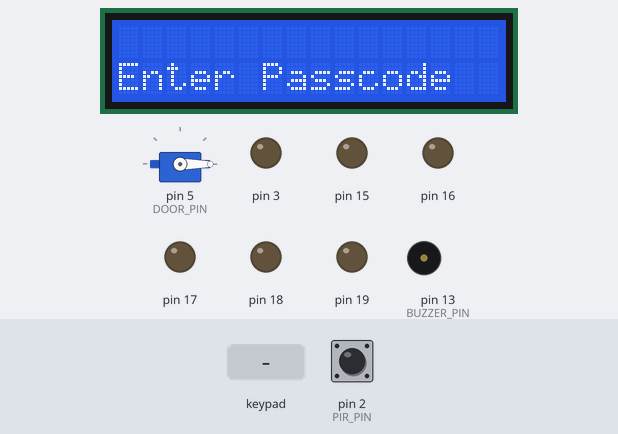
A program run on a simulated Arduino Uno, built with avr-gcc and run on an emulated ATmega328P. On the bench: 16×2 character LCD, servo, output pins drawn as LEDs (lit = HIGH), buzzer (waves = sounding, pin HIGH). The inputs (shaded band) are chosen by the test bench; at power-on: pin 2 (PIR_PIN) LOW. Sleep ends after the set time or at an interrupt; EEPROM starts erased; what the program prints to the serial monitor is not drawn.

Above: at 1.3 s.
1.4 s: keypad keys 1 2 1 1 1 0 9 A pressed 0.4 s apart
At 5.0 s:
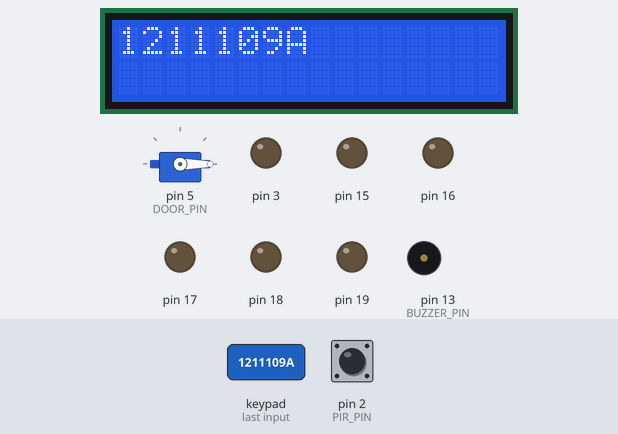
6.1 s: key 'B' pressed
At 7.2 s:
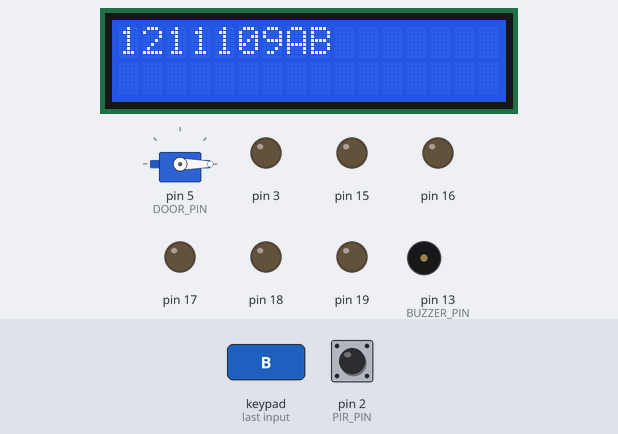
7.6 s: key 'C' pressed
At 8.0 s:
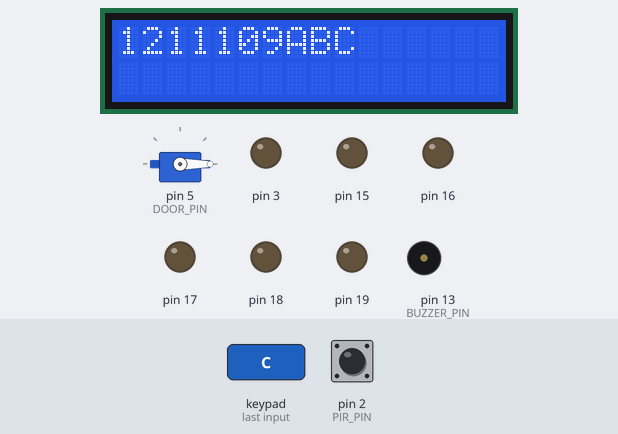
9.1 s: keypad keys 1 2 1 1 1 0 9 D pressed 0.4 s apart
At 12.7 s:
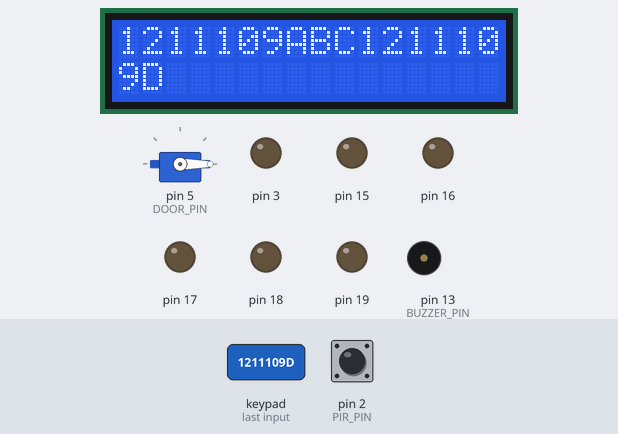
13.8 s: keypad keys 8 7 6 4 # pressed 0.4 s apart
At 16.4 s:
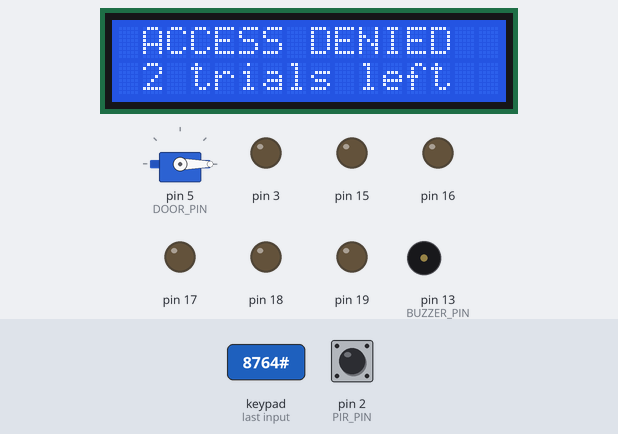
17.3 s: key 'D' pressed
At 17.6 s:
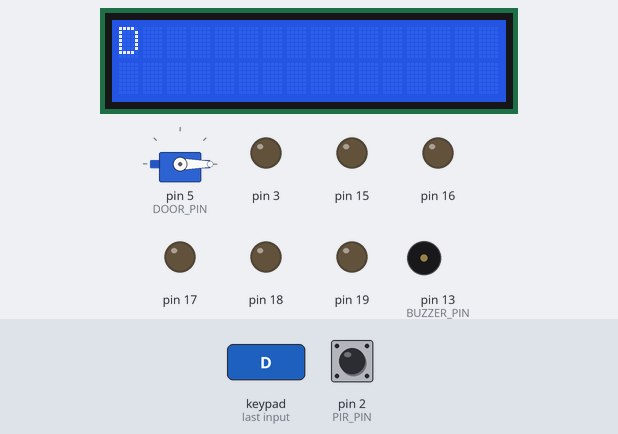
Timing chart, 0 to 20.3 s (numbered marks = the images above; inputs shaded):
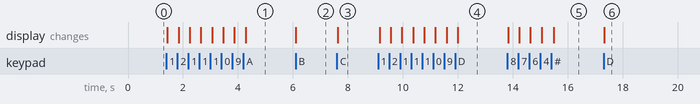

The program:

main.cpp
```cpp
#include <Arduino.h>
#include <avr/wdt.h>

#include <LiquidCrystal.h>
#include <Servo.h>
#include <Keypad.h>
#include <EEPROM.h>
#include "keypadLCD_com.h"
#include "passcode.h"

#include <avr/sleep.h>
#include <avr/interrupt.h>
#include "pir.h"


void setup()
{
    Serial.begin(9600);
    wdt_enable(WDTO_4S);    // Reliable Programming (fault tolerance)
    lowpower_init();
    lcd_init();
    door_init();
    LDR_init();
    alarm_init();
    writePasscode();
    pir_init();
    Awake_timer_init();
    sei();
}

void loop()
{
    if (motionDetected){
        get_input();
        detectTampering();
    }
    else{
        sleepnow();
    }
    wdt_reset();
}
```

alarm.h
```cpp
#ifndef _ALARM_H_
#define _ALARM_H_

#include <Arduino.h>

#define BUZZER_PIN 13

void alarm_init();
void alarmON();
void alarmOFF();

#endif
```

door.h
```cpp
#ifndef _DOOR_H_
#define _DOOR_H_

// definitions
#define DOOR_PIN 5
#define CLOSE_POS 0 // 0-180 degrees
#define OPEN_POS 90 // 0-180 degrees


// libraries
#include <Servo.h>

// external variables
extern Servo door;
extern bool isLocked;

// Functions declerations
void door_init();
void open_door();
void close_door();

#endif
```

passcode.h
```cpp
#ifndef _PASSCODE_H_
#define _PASSCODE_H_

#include <EEPROM.h>
#include <Arduino.h>

#define MAX_PASSCODE_LENGTH 32
#define PASSCODE "1234ABCD\0"   // length less than MAX_PASSCODE_LENGTH
#define ADDRESS 55

extern char Passcode[];

// Function Decleration
void writePasscode();
void readPasscode();
bool checkPasscode(char x[33]);


#endif
```

pir.h
```cpp
#ifndef _PIR_H_
#define _PIR_H_

#define PIR_PIN 2 // INT 0
#define AWAKE_TIME  3   // no activity awake time in seconds

#include <avr/sleep.h>  // for sleep modes
#include <avr/interrupt.h>  // for interrupts
#include <avr/wdt.h>
#include <Arduino.h>

extern volatile uint8_t seconds;
extern volatile uint8_t overflow;
extern volatile bool motionDetected;

void pir_init();
void sleepnow();
void lowpower_init();
void Awake_timer_init();
void reset_awake_timer();
void disable_awake_timer();
void enable_awake_timer();
#endif
```

tamper_detection.h
```cpp
#ifndef _TAMPER_DETECTION_H_
#define _TAMPER_DETECTION_H_

#include <Arduino.h>

//#define OPAMP_COMPARATOR    // comment if using LDR as analog input
#define LDR_PIN A0
#define LDR_THRESHOLD 64   //ldr input bin threshold ADC value


extern bool tampered;

void LDR_init();
unsigned short readLDR();
bool detectTampering();


#endif
```

alarm.cpp
```cpp
#include "alarm.h"


void alarm_init()
{
    pinMode(BUZZER_PIN, OUTPUT);
    alarmOFF();
}


void alarmON()
{
    digitalWrite(BUZZER_PIN, HIGH);
}

void alarmOFF()
{
    digitalWrite(BUZZER_PIN, LOW);
}
```

door.cpp
```cpp
#include "door.h"

Servo door;
bool isLocked;

void door_init()
{
    door.attach(DOOR_PIN);
    close_door();
    isLocked = true;
}

void open_door()
{
    door.write(OPEN_POS);
    isLocked = false;
}

void close_door()
{
    door.write(CLOSE_POS);
    isLocked = true;
}
```

passcode.cpp
```cpp
#include "passcode.h"

char Passcode[33];

bool Reliable()    // Reliable Programming (fault tolerance)
{
    return (MAX_PASSCODE_LENGTH < 1024 && ADDRESS >= 0 && ADDRESS < (1024-MAX_PASSCODE_LENGTH) && strlen(PASSCODE) < MAX_PASSCODE_LENGTH);
}

void writePasscode()
{
    if (Reliable())
    {
        EEPROM.put(ADDRESS, PASSCODE);
    }
}

void readPasscode()
{
    if (Reliable())
    {
        for (short i = 0; i <= MAX_PASSCODE_LENGTH; i++)
        {
            Passcode[i] = EEPROM.read(ADDRESS+i);
        }
    }
}

bool checkPasscode(char x[33])
{
    readPasscode();
    return String(x).equals(String(Passcode));
}
```

pir.cpp
```cpp
#include "pir.h"
#include "keypadLCD_com.h"


volatile uint8_t seconds = 0;
volatile uint8_t overflow = 0;
volatile bool motionDetected = true;

void pir_init(){
    pinMode(PIR_PIN, INPUT);
    digitalWrite(PIR_PIN, LOW);
}

void lowpower_init(){
    //  Save power by writing all Digital IO LOW
    for (int i = 0; i < 20; i++)
    {
        pinMode(i, OUTPUT);
    }

    // Disabling ADC (Reduces Power consumption Drastically)
    ADCSRA &= ~(1<<ADEN);

    // enable low power sleep mode
    SMCR |= (1<<SM1);
    SMCR |= (1<<SE);

    // Configure INT0 (D2) for rising edge detection
    EICRA |= (1 << ISC01) | (1 << ISC00); // Set ISC01 and ISC00 for rising edge
    EIMSK |= (1 << INT0);                 // Enable external interrupt INT0

    //delay(2000);  // Allow PIR sensor stabilization
    //Serial.println("System ready");
}

void Awake_timer_init(){
    // Configure timer 2 to disable sleep mode after AWAKE_TIME of inactivity
    // TCCR1B |= (1<<WGM12);   // CTC mode
    // OCR1A = 15624;  // 1 second on clk/1024 prescale
    seconds = 0;    // seconds counter
    overflow = 0;   // overflows counter
    TIMSK2 |= (1<<TOIE2);  // enable overflow interrupt

    TCCR2B |= (1<<CS22) | (1<<CS21) | (1<<CS20);    // start timer with clk/1024 prescale
}

void reset_awake_timer()
{
    TCNT2 = 0;
    seconds = 0;
    overflow = 0;
}

void disable_awake_timer()
{
    TCCR2B &= ~(7); // disable the timer
    TCNT2 = 0;
    seconds = 0;
    overflow = 0;
}

void enable_awake_timer()
{
    TCNT2 = 0;
    seconds = 0;
    overflow = 0;
    TCCR2B |= (1<<CS22) | (1<<CS21) | (1<<CS20);    // start timer with clk/1024 prescale
}


// void sleepnow() {
//     // Disable peripherals
//     Serial.println("Entering sleep mode...");
//     lcd.noDisplay();
//     //ADCSRA &= ~(1 << ADEN);              // Disable ADC

//     // Configure sleep mode
//     cli();
//     set_sleep_mode(SLEEP_MODE_PWR_DOWN);
//     // Almost all system clocks and peripherals are stopped, except for external interrupts, watchdog timer, or pin change interrupts.
//     sleep_enable();

//     // Enable interrupts and enter sleep mode
//     sei();
//     sleep_cpu();

//     // MCU is asleep and will wake up on interrupt
//     sleep_disable(); // Disable sleep after wake-up
//     //ADCSRA |= (1 << ADEN); // Re-enable ADC after waking up
//     lcd.display();         // Turn on the LCD
// }


void sleepnow() {
    // Disable peripherals
    Serial.println("Entering sleep mode...");
    lcd.noDisplay();
    lcd.noBacklight();
    //disable ADC
    #ifndef OPAMP_COMPARATOR
    ADCSRA &= ~(1 << ADEN); // Disable ADC before sleeping
    #endif

    // Disable Brown out detection unit (BOD) while sleeping
    MCUCR |= (3<<5);    // set both BODS and BODSE at the same time
    MCUCR = (MCUCR & ~(1<<BODSE)) | (1 << BODS);    // the set the BODS bit and clear the BODSE bit at the same time
    wdt_disable();
    __asm__ __volatile__("sleep");    //sleep_cpu();

    #ifndef OPAMP_COMPARATOR
    ADCSRA |= (1 << ADEN); // Re-enable ADC after waking up
    delay(200);
    #endif
    lcd.display();         // Turn on the LCD
}


ISR(INT0_vect) {
    wdt_enable(WDTO_4S);
    motionDetected = true;  // Set the flag when motion is detected
    EIMSK &= ~(1 << INT0);                 // disable external interrupt INT0
    reset_awake_timer();
    enable_awake_timer();
}


ISR(TIMER2_OVF_vect){
    overflow++;
    if (overflow == 60) // aproximately 1 second equals 60 overflows
    {
        if (seconds < AWAKE_TIME)
        {
            overflow = 0;
            seconds++;
            Serial.println(seconds);
        }
        else
        {
            motionDetected = false;
            EIMSK |= (1 << INT0);                 // Enable external interrupt INT0
            disable_awake_timer();
        }
    }
}
```

tamper_detection.cpp
```cpp
#include "tamper_detection.h"

bool tampered = false;

void LDR_init()
{
    pinMode(LDR_PIN, INPUT);
    tampered = false;
}

unsigned short readLDR()
{
    unsigned short light[3];    // take three readings - Reliable Programmin (fault tolerance)

    #ifdef OPAMP_COMPARATOR

    // for (int i = 0; i < 3; i++)
    // {
    //     light[i] = digitalRead(LDR_PIN);
    //     delay(50);
    // }

    // Loop unrolling (Reliable Programming (low power))
    light[0] = digitalRead(LDR_PIN);
    delay(50);
    light[1] = digitalRead(LDR_PIN);
    delay(50);
    light[2] = digitalRead(LDR_PIN);

    return light[0]^light[1]^light[2];  // XOR voting agorithm


    #else
    // for (int i = 0; i < 3; i++)
    // {
    //     light[i] = analogRead(LDR_PIN);
    //     delay(50);
    // }

    // Loop unrolling (Reliable Programming (low power))
    light[0] = analogRead(LDR_PIN);
    delay(50);
    light[1] = analogRead(LDR_PIN);
    delay(50);
    light[2] = analogRead(LDR_PIN);

    // Sort the light array using a simple comparison-based method (without looping (bubble sort))
    if (light[0] > light[1]) {
        unsigned short temp = light[0];
        light[0] = light[1];
        light[1] = temp;
    }
    if (light[1] > light[2]) {
        unsigned short temp = light[1];
        light[1] = light[2];
        light[2] = temp;
    }
    if (light[0] > light[1]) {
        unsigned short temp = light[0];
        light[0] = light[1];
        light[1] = temp;
    }

    return light[1];    // return the median value
    #endif
}


bool detectTampering()
{
    #ifdef OPAMP_COMPARATOR
    tampered = (bool)(readLDR()|tampered);
    return tampered;
    #else
    tampered = (bool)((readLDR() > (unsigned short)LDR_THRESHOLD)|tampered);
    return tampered;
    #endif
}
```

keypadLCD_com.h
```cpp
#ifndef _KEYPADLCD_COM_H_
#define _KEYPADLCD_COM_H_

#define MAX_TRIALS 3    // define maximum number of wrong passcode trials here
#define I2C_LCD         // unComment if using i2c lcd
#ifdef I2C_LCD
#define LCD_I2C_ADDR 0x27
#endif
#define LCD_ROWS 2      // define number of rows in the lcd here
#define LCD_COLS 16     // define number of columns in the lcd here

#include <Keypad.h>
#include <LiquidCrystal.h>
#include <LiquidCrystal_I2C.h>
#include "door.h"
#include "passcode.h"
#include "tamper_detection.h"
#include "alarm.h"
#include "pir.h"

// Keypad setup
extern const byte ROWS;
extern const byte COLS;
extern char keys[4][4];
extern byte rowPins[4];
extern byte colPins[4];
extern Keypad keypad;

// LCD setup
#ifdef I2C_LCD
extern LiquidCrystal_I2C lcd;
#else
extern const byte rs, en, d4, d5, d6, d7;
extern LiquidCrystal lcd;
#endif
extern char buffer[MAX_PASSCODE_LENGTH];
extern byte counter;
extern byte trial_count;

// Functions Declarations
void lcd_init(void);
void display_input(const char x);
void get_input(void);
void clear(void);
bool checkInput(char x);


#endif
```

keypadLCD_com.cpp
```cpp
#include "keypadLCD_com.h"


// Keypad setup
const byte ROWS = 4;
const byte COLS = 4;
char keys[ROWS][COLS] = {
    {'1', '2', '3', 'A'},
    {'4', '5', '6', 'B'},
    {'7', '8', '9', 'C'},
    {'*', '0', '#', 'D'}};
byte rowPins[ROWS] = {12, 11, 10, 9};
byte colPins[COLS] = {8, 7, 6, 4};
Keypad keypad = Keypad(makeKeymap(keys), rowPins, colPins, ROWS, COLS);

// LCD setup
#ifdef I2C_LCD
LiquidCrystal_I2C lcd(LCD_I2C_ADDR, LCD_COLS, LCD_ROWS);
#else
const byte rs = 12, en = 11, d4 = 10, d5 = 9, d6 = 8, d7 = 7;
LiquidCrystal lcd(rs, en, d4, d5, d6, d7);
#endif
char buffer[MAX_PASSCODE_LENGTH] = {0};
byte counter = 0;
byte trial = 0;
bool isBlocked = false;

void lcd_init(void)
{
    #ifdef I2C_LCD
    lcd.init();
    //lcd.backlight();
    #else
    lcd.begin(LCD_COLS,LCD_ROWS);
    #endif
    lcd.setCursor(0, 1);
    lcd.print("Enter Passcode");
}


void display_input(const char x)
{
    lcd.setCursor(counter%LCD_COLS, counter/LCD_COLS);
    Serial.println(x);
    lcd.print(x);
}


void clear(void)
{
    memset((char *)buffer, 0, MAX_PASSCODE_LENGTH);
    counter = 0;
    lcd.clear();
    lcd.setCursor(0, 1);
    lcd.print("Enter Passcode");
}

// Reliable programming (fault tolerance)
bool checkInput(const char x)
{
    return (x>='0' && x<='9') || x=='A' || x=='B' || x=='C' || x=='D';
}


void get_input(void)
{

    char x = keypad.getKey();
    lcd.backlight();
    if (!tampered && !isBlocked && x)
    {
        reset_awake_timer();
        if (isLocked)
        {
            if (x == '#')
            {
                if (checkPasscode(buffer))
                {
                    open_door();
                    clear();
                    lcd.clear();
                    lcd.setCursor(0, 1);
                    Serial.println("WELLCOME");
                    lcd.print("WELLCOME");
                }
                else
                {
                    close_door();
                    clear();
                    lcd.clear();
                    lcd.setCursor(1, 0);
                    lcd.print("ACCESS DENIED");

                    trial++;
                    if (trial >= MAX_TRIALS)
                    {
                        isBlocked = true;
                    }
                    lcd.setCursor(1, 1);
                    lcd.print(MAX_TRIALS - trial);
                    lcd.setCursor(3,1);
                    lcd.print("trials left");
                }
            }
            else if (x == '*')
            {
                clear();
            }
            else if (checkInput(x) && counter < MAX_PASSCODE_LENGTH)
            {
                if (!counter)
                    lcd.clear();

                buffer[counter] = x;
                display_input(x);
                counter++;
            }
            else
            {
                // Handle invalid input (e.g., letters or exceeding code length)
                lcd.clear();
                lcd.setCursor(0, 1);
                lcd.print("Invalid input");
                delay(1000);
                clear();
            }
        }
        else
        {
            close_door();
            clear();
        }
    }
    else if (tampered)
    {
        close_door();
        alarmON();
        clear();
        lcd.setCursor(0, 1);
        lcd.print("TAMPERING Detected");
    }
}
```

Measured:
- after the input at 1.4 s, the display: first changes at once (image 1 shows a later state)
- after the input at 6.1 s, the display: changes at once (image 2)
- after the input at 7.6 s, the display: changes at once (image 3)
- after the input at 9.1 s, the display: first changes after 0.05 s (image 4 shows a later state)
- after the input at 13.8 s, the display: first changes at once (image 5 shows a later state)
- after the input at 17.3 s, the display: changes at once (image 6)
